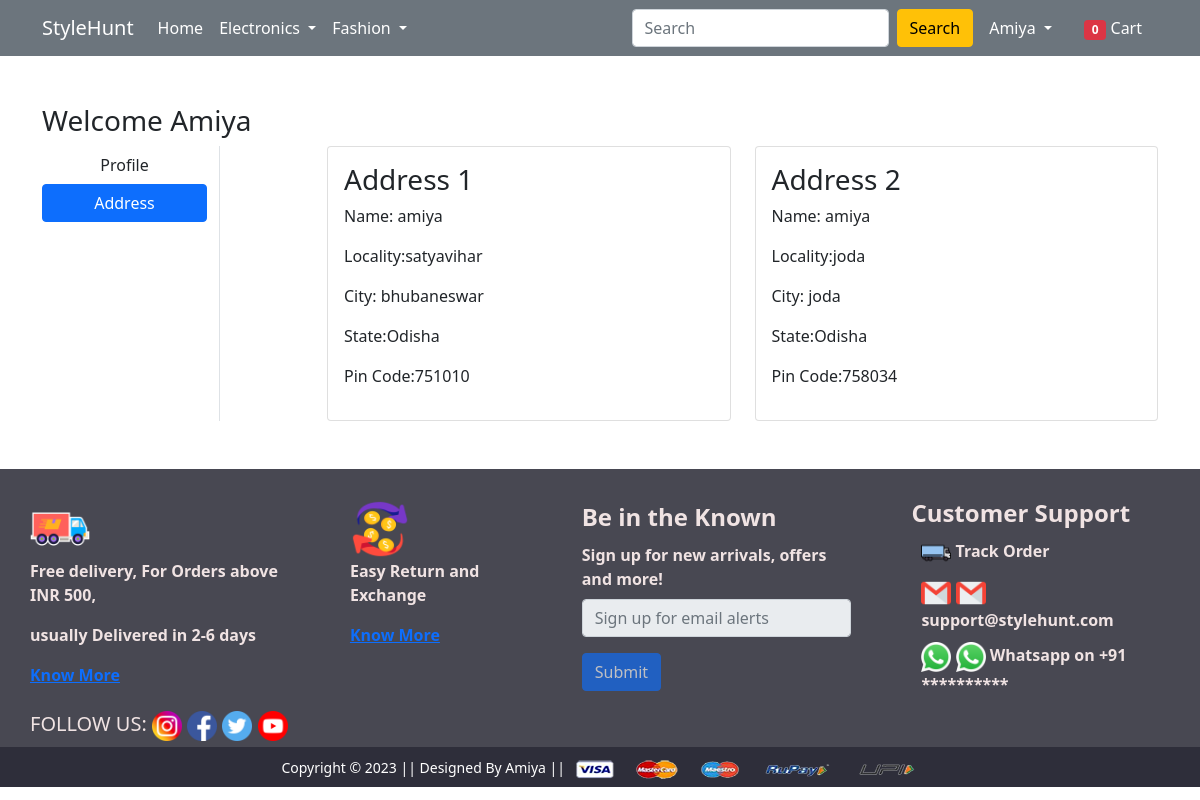
The page /address/ (signed in) on the database its author committed.
### app/models.py (models this page shows, shortened)
class Customer(models.Model):
    user=models.ForeignKey(User,on_delete=models.CASCADE)
    name=models.CharField(max_length=200)
    locality=models.CharField(max_length=200)
    city=models.CharField(max_length=50)
    zipcode=models.IntegerField()
    state=models.CharField(choices=STATE_CHOICES,max_length=50)

### app/views.py (the view)
# urls.py: path('address/', views.address, name='address'),
@login_required
def address(request):
    totalitem=0
    add=Customer.objects.filter(user=request.user)
    if request.user.is_authenticated:
               totalitem=len(Cart.objects.filter(user=request.user))
    return render(request, 'app/address.html',{'add':add, 'active':'btn-primary','totalitem':totalitem})

### app/templates/app/address.html (shortened to what this page needs)
{% extends 'app/base.html' %}
{% load static %}
{% block main-content %}
<div class="container my-5">
 <div class="row">
 <h3>Welcome  <span class="text-capitalize">{{request.user}}</span></h3>
  <div class="col-sm-2 border-end">
   <ul class="list-unstyled">
    <li class="d-grid"><a href="{% url 'profile' %}" class="btn ">Profile</a></li>
    <li class="d-grid"><a href="{% url 'address' %}" class="btn {{active}}">Address</a></li>
   </ul>
  </div>
  <div class="col-sm-9 offset-sm-1">
   <div class="row">
   {% for ad in add %}
    <div class="col-sm-6">
     <div class="card">
      <div class="card-body">
         <h3>Address {{forloop.counter}}</h3>
         <p>Name: {{ad.name}}</p>
         <p>Locality:{{ad.locality}} </p>
         <p>City: {{ad.city}}</p>
         <p>State:{{ad.state}}</p>
        <p>Pin Code:{{ad.zipcode}}</p>
      </div>
     </div>
    </div>
    {% endfor %}
    </div>
   </div>
  </div>
 </div>
{% endblock main-content %}

### app/templates/app/base.html (shortened to what this page needs)
<!doctype html>
{% load static %}
<html lang="en">
  <head>
    <link href="https://cdn.jsdelivr.net/npm/bootstrap@5.0.0-beta1/dist/css/bootstrap.min.css" rel="stylesheet">
    <link rel="stylesheet" href="{% static 'app/css/owl.carousel.min.css' %}">
    <link rel="stylesheet" href="{% static 'app/css/all.min.css' %}">
    <link rel="stylesheet" href="{% static 'app/css/style.css' %}">
  </head>
  <body>
    <nav class="navbar navbar-expand-lg navbar-dark  bg-secondary">
     <div class="container">
       <a class="navbar-brand" href="/">StyleHunt </a>
       <div class="collapse navbar-collapse" id="navbarSupportedContent">
         <ul class="navbar-nav me-auto mb-2 mb-lg-0">
           <li class="nav-item">
             <a class="nav-link active" aria-current="page" href="/">Home</a>
           </li>
           <li class="nav-item dropdown">
             <a class="nav-link dropdown-toggle text-white" href="#" id="electronicsDropdown" role="button" data-bs-toggle="dropdown" aria-expanded="false">
               Electronics
             </a>
           </li>
           <li class="nav-item dropdown">
             <a class="nav-link dropdown-toggle text-white" href="#" id="fashionDropdown" role="button" data-bs-toggle="dropdown" aria-expanded="false">
               Fashion
             </a>
           </li>
         </ul>
         <form class="d-flex">
           <input class="form-control me-2" type="search" placeholder="Search" aria-label="Search">
           <button class="btn btn-warning" type="submit">Search</button>
         </form>
         <div>
          <ul class="navbar-nav me-auto mb-2 mb-lg-0">
            {% if request.user.is_authenticated %}
           <li class="nav-item dropdown mx-2">
              <a class="nav-link dropdown-toggle text-white" href="#" id="profileDropdown" role="button" data-bs-toggle="dropdown" aria-expanded="false">
                {{request.user.username|capfirst}}
              </a>
            </li>
            <li class="nav-item mx-2">
             <a href="{% url 'show_cart' %}" class="nav-link text-white"><span class="badge bg-danger">{{totalitem}}</span> Cart </a>
            </li>
            {% endif %}
          </ul>
         </div>
       </div>
     </div>
    </nav>
    {% block main-content %} {% endblock main-content %}
<footer class="mt-4">
    <div id="container">
      <div id="container1">
        <div class="cn">
          <div>
            <img src="{% static 'app/images/dtruck.png' %}" alt="" srcset="" class="img-fluid" width="60px" >
          </div>
          <div>
            <p><b>Free delivery, For Orders above INR 500,</b></p>
            <p><b>usually Delivered in 2-6 days</b></p>
            <P> <a href=""><b> Know More</b></a> </P>
          </div>
          <div>
            <h5 class="mt-4">FOLLOW US:
                <img src="{% static 'app/images/insta.png' %}" alt="" srcset="" class="img-fluid" width="30px" height="2px">
                <img src="{% static 'app/images/fb.png' %}" alt="" srcset="" class="img-fluid" width="30px" height="2px">
                <img src="{% static 'app/images/tweet.png' %}" alt="" srcset="" class="img-fluid" width="30px" height="2px">
                <img src="{% static 'app/images/yt.png' %}" alt="" srcset="" class="img-fluid" width="30px" height="2px">
            </h5>
          </div>
        </div>
        <div class="cn">
          <div>
              <img src="{% static 'app/images/ec2.png' %}" alt="" srcset="" class="img-fluid" width="60px" height="2px">
          </div>
          <div>
            <p><b>Easy Return and Exchange</b></p>
            <P> <a href=""><b> Know More</b></a> </P>
          </div>
        </div>
        <div class="cn">
          <form>
            <fieldset disabled>
              <legend><b> Be in the Known </b></legend>
              <div class="mb-3">
                <label for="disabledTextInout" class="form-label"><b>Sign up for new arrivals, offers and
                    more!</b></label>
                <input type="text" id="disabledTextInput" class="form-control" placeholder="Sign up for email alerts">
              </div>
              <button type="submit" class="btn btn-primary">Submit</button>
            </fieldset>
          </form>
        </div>
        <div class="cn ">
          <h4><b>Customer Support</b></h4>
          <div class="mrg">
              <img src="{% static 'app/images/t2.png' %}" alt="" srcset="" class="img-fluid" width="30px" height="2px">
             <b>Track Order</b> </div>
          <div class="mrg">
             <img src="gmail.png" alt="" width="30px">
               <img src="{% static 'app/images/gmail.png' %}" alt="" srcset="" class="img-fluid" width="30px" height="2px">
              <b>support@stylehunt.com</b></div>
          <div class="mrg">
             <img src="whatsapp.png" alt="" width="30px">
               <img src="{% static 'app/images/whatsapp.png' %}" alt="" srcset="" class="img-fluid" width="30px" height="2px">
              <b>Whatsapp on +91 **********</b></div>
        </div>
      </div>
      <div class="container-fluid  text-center p-2 mt-5 clr">
          <small class="text-white">Copyright &copy; 2023 || Designed By Amiya || </small>
          <img src="{% static 'app/images/payment.png' %}" alt="" srcset="" class="img-fluid" height="2px">
      </div>
    </div>
  </footer>
  </body>
</html>

### app/static/app/css/style.css (style rules this page uses)
#container1 { display: flex; justify-content: space-around; align-items: center; height: 230px; width: 100%; }
.cn { padding: 30px; height: 230px; width: auto; }
#container { color: rgb(240, 227, 227); background-color:rgba(43, 42, 54, 0.86); }
.mrg { margin: 10px; padding:0px; }
.clr { background-color:rgba(43, 42, 54, 0.86); }

### rows shown on the page
Customer: name "amiya", locality "satyavihar", city "bhubaneswar", state "Odisha", zipcode "751010"
Customer: name "amiya", locality "joda", city "joda", state "Odisha", zipcode "758034"

### other values the page prints
{{ request.user.username|capfirst }} "Amiya"
{{ totalitem }} "0"
{{ request.user }} "Amiya"
